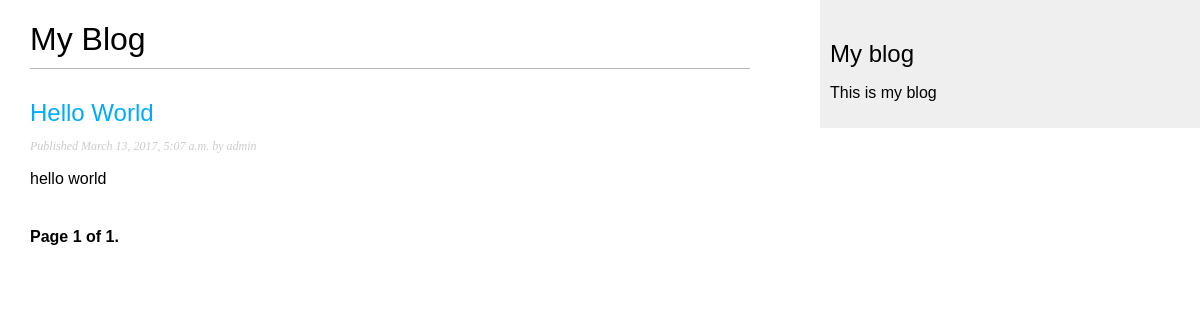
The page /blog/ on the database as committed earlier.
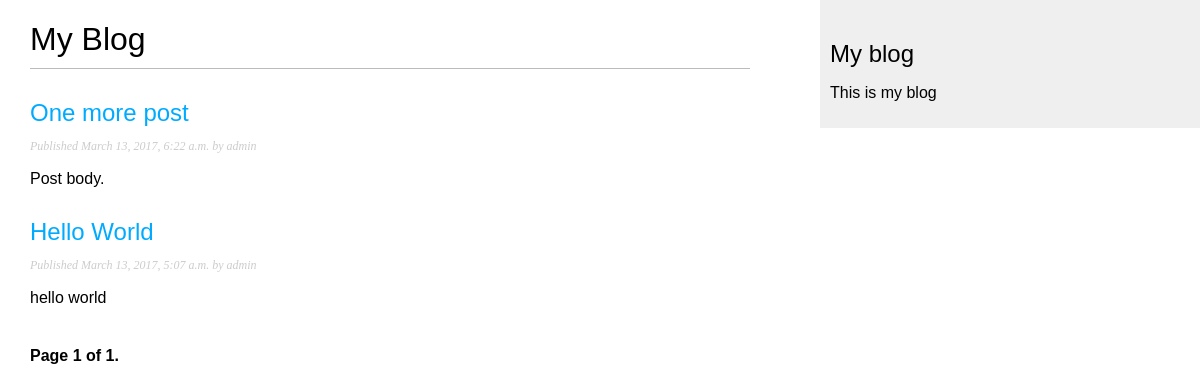
The same page on the database as committed later.
### blog/models.py (models this page shows, shortened)
class Post(models.Model):
    STATUS_CHOICES = (
        ('draft', 'Draft'),
        ('published', 'Published'),
    )
    title = models.CharField(max_length=250)
    slug = models.SlugField(max_length=250,
                            unique_for_date='publish')
    author = models.ForeignKey(User,
                               related_name='blog_posts')
    body = models.TextField()
    publish = models.DateTimeField(default=timezone.now)
    created = models.DateTimeField(auto_now_add=True)
    updated = models.DateTimeField(auto_now=True)
    status = models.CharField(max_length=10,
                              choices=STATUS_CHOICES,
                              default='draft')
    objects = models.Manager()  # the default manager
    published = PublishedManager()  # our custom manager
    class Meta:
        ordering = ('-publish', )
    def get_absolute_url(self):
        return reverse('blog:post_detail',
                       args=[self.publish.year,
                             self.publish.strftime('%m'),
                             self.publish.strftime('%d'),
                             self.slug])

### blog/views.py (the view)
class PostListView(ListView):
    queryset = Post.published.all()
    context_object_name = 'posts'
    paginate_by = 3
    template_name = 'blog/post/list.html'

### blog/templates/blog/post/list.html (shortened to what this page needs)
{% extends "blog/base.html" %}
{% block content %}
  <h1>My Blog</h1>
  {% for post in posts %}
    <h2>
      <a href="{{ post.get_absolute_url }}">{{ post.title }}</a>
    </h2>
    <p class="date">
      Published {{ post.publish }} by {{ post.author }}
    </p>
    {{ post.body|truncatewords:30|linebreaks }}
  {% endfor %}
  {% include "blog/post/pagination.html" with page=page_obj %}
{% endblock %}

Rows that differ between the two databases and show on the page:
now on this page (row edited): Post: title "One more post", publish "March 13, 2017, 6:22 a.m.", author "admin", body "Post body."
